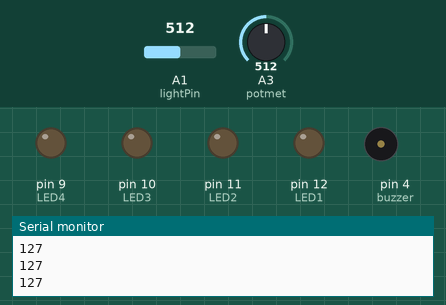
The sketch below on a simulated Arduino Uno, built with avr-gcc and run on an emulated ATmega328P. Shown: output pins drawn as LEDs (lit = HIGH), buzzer (waves = sounding, pin HIGH), the last lines printed to the serial monitor. The test bench sets the inputs (shaded band); at power-on: A3 (potmet) = 512, A1 (lightPin) = 512.

Above: at 1.2 s.
1.3 s: A3 (potmet) set to 525
At 2.0 s:
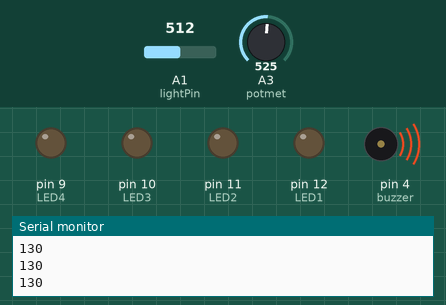
2.8 s: A1 (lightPin) set to 116
4.3 s: A1 (lightPin) set to 104
At 4.9 s:
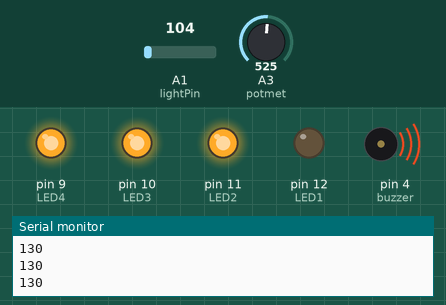
5.8 s: A3 (potmet) set to 306
At 6.5 s:
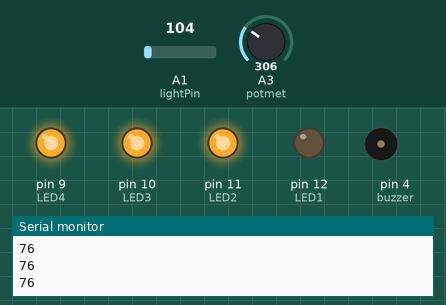
7.3 s: A1 (lightPin) set to 60
At 8.0 s:
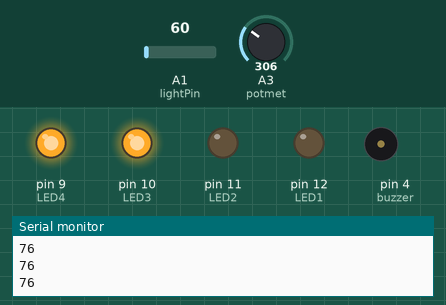
8.8 s: A3 (potmet) set to 716
At 9.6 s:
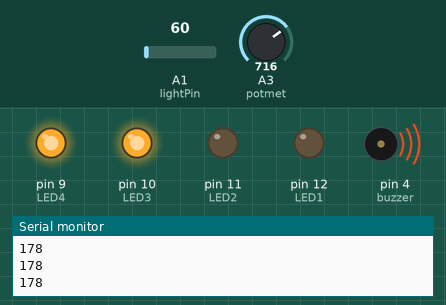
Timing chart, 0 to 11.3 s (numbered marks = the images above; inputs shaded):
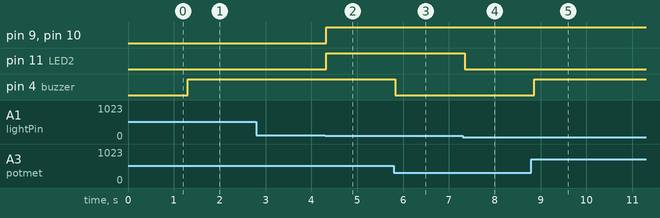

Measured:
- the behaviour switches between 513 and 514 on A3 (potmet) (found by bisection; images 0 and 1)
- the behaviour switches between 111 and 110 on A1 (lightPin) (found by bisection; images 1 and 2)
- after the input at 1.3 s, pin 4 (buzzer): LOW → HIGH at once
- after the input at 4.3 s, pin 9 (LED4), pin 10 (LED3), pin 11 (LED2): LOW → HIGH at once
- after the input at 5.8 s, pin 4 (buzzer): HIGH → LOW at once
- after the input at 7.3 s, pin 11 (LED2): HIGH → LOW at once
- after the input at 8.8 s, pin 4 (buzzer): LOW → HIGH after 0.06 s

The sketch:

roomBrightness_withLEDs.ino
```cpp
/*
// FirstName LastName - UIN
// Conrad Ptasznik - 668073457 - cptasz2

// Lab x - Title
// Lab 5 - Multiple inputs and outputs

// Description - what is this code supposed to do?
//This is a 2 part arduino lab, the first part is just like lab 4, we take 4 LEDS and a photoresistor and if
// the room is dark all 4 LED light up, if the room is Bright then all 4 are off if its slighty bright 1 LED is on
//
// The Second part we are using a passive buzzer and the potentiometer We will be controlling the buzzer using
// the potentiometer. Because the potentiometer can go pass 255 in value, we need to use a map function. The buzzer
// can only take up to 255.

// Include any assumptions you may have made, what do you expect from the hardware, pinouts, particular arduino versions, etc.
// I assumened that potentiometer would need a resistor but it didnt which is why my values were off.

// References -  https://www.arduino.cc/en/Reference/AnalogWrite , https://www.arduino.cc/en/Reference/Map, https://www.arduino.cc/en/Reference/AnalogRead
//  as well as pizzia posts for the buzzer layout
*/

// All the var to keep track of my arduios outputs pins
int lightPin = A1;    //Photoresistor
const int LED1 = 12;  //LED 1
const int LED2 = 11;  //LED 2
const int LED3 = 10;  //LED 3
const int LED4 = 9;   //LED 4
int buzzer = 4;       //Buzzer pin
int potmet = A3;      //Potentiometer


void setup() {
  // put your setup code here, to run once:
  Serial.begin(9600);
  pinMode(LED1, OUTPUT);    //LED 1
  pinMode(LED2, OUTPUT);    //LED 2
  pinMode(LED3, OUTPUT);    //LED 3
  pinMode(LED4, OUTPUT);    //LED 4
  //pinMode(buzzer, OUTPUT);
}

void loop() {
  // used to see the values my photoresistor
  //Serial.println((analogRead(lightPin)));

//------------------ part 2 of the lab
  int val = (analogRead(potmet));
  val = map(val, 0, 1023, 0, 255); //make sure it the val doesnt go pass 255
  Serial.println(val);  // used to see the values my potentiometer
  analogWrite(buzzer, val); //send value to buzzer;


//----------------- part one of the lab
    if ((analogRead(lightPin)) > 110) {  //if birght no LEDs are on
    digitalWrite(LED1, LOW);
    digitalWrite(LED2, LOW);
    digitalWrite(LED3, LOW);
    digitalWrite(LED4, LOW);
  }

    //if somewhat bright turn on one LED
    else if ((analogRead(lightPin) <= 100) && (analogRead(lightPin) > 70) ) {
    digitalWrite(LED1, LOW);
    digitalWrite(LED2, LOW);
    digitalWrite(LED3, LOW);
    digitalWrite(LED4, HIGH);
  }

    // if a  little bright, turn on 2 LEDs
    else if ((analogRead(lightPin) <= 70) && (analogRead(lightPin) > 20)) {
    // turn LED on:
    digitalWrite(LED1, LOW);
    digitalWrite(LED2, LOW);
    digitalWrite(LED3, HIGH);
    digitalWrite(LED4, HIGH);
  }

    //if a little dark turn on 3 LEDs
    else if ((analogRead(lightPin)) > 20) {
    // turn LED on:
    digitalWrite(LED1, LOW);
    digitalWrite(LED2, HIGH);
    digitalWrite(LED3, HIGH);
    digitalWrite(LED4, HIGH);
  }

  else {
    // if its just completely dark turn on all LEDs:
    digitalWrite(LED1, HIGH);
    digitalWrite(LED2, HIGH);
    digitalWrite(LED3, HIGH);
    digitalWrite(LED4, HIGH);
  }

  delay(100); //delay it by a 1/10 of a second
}
```
